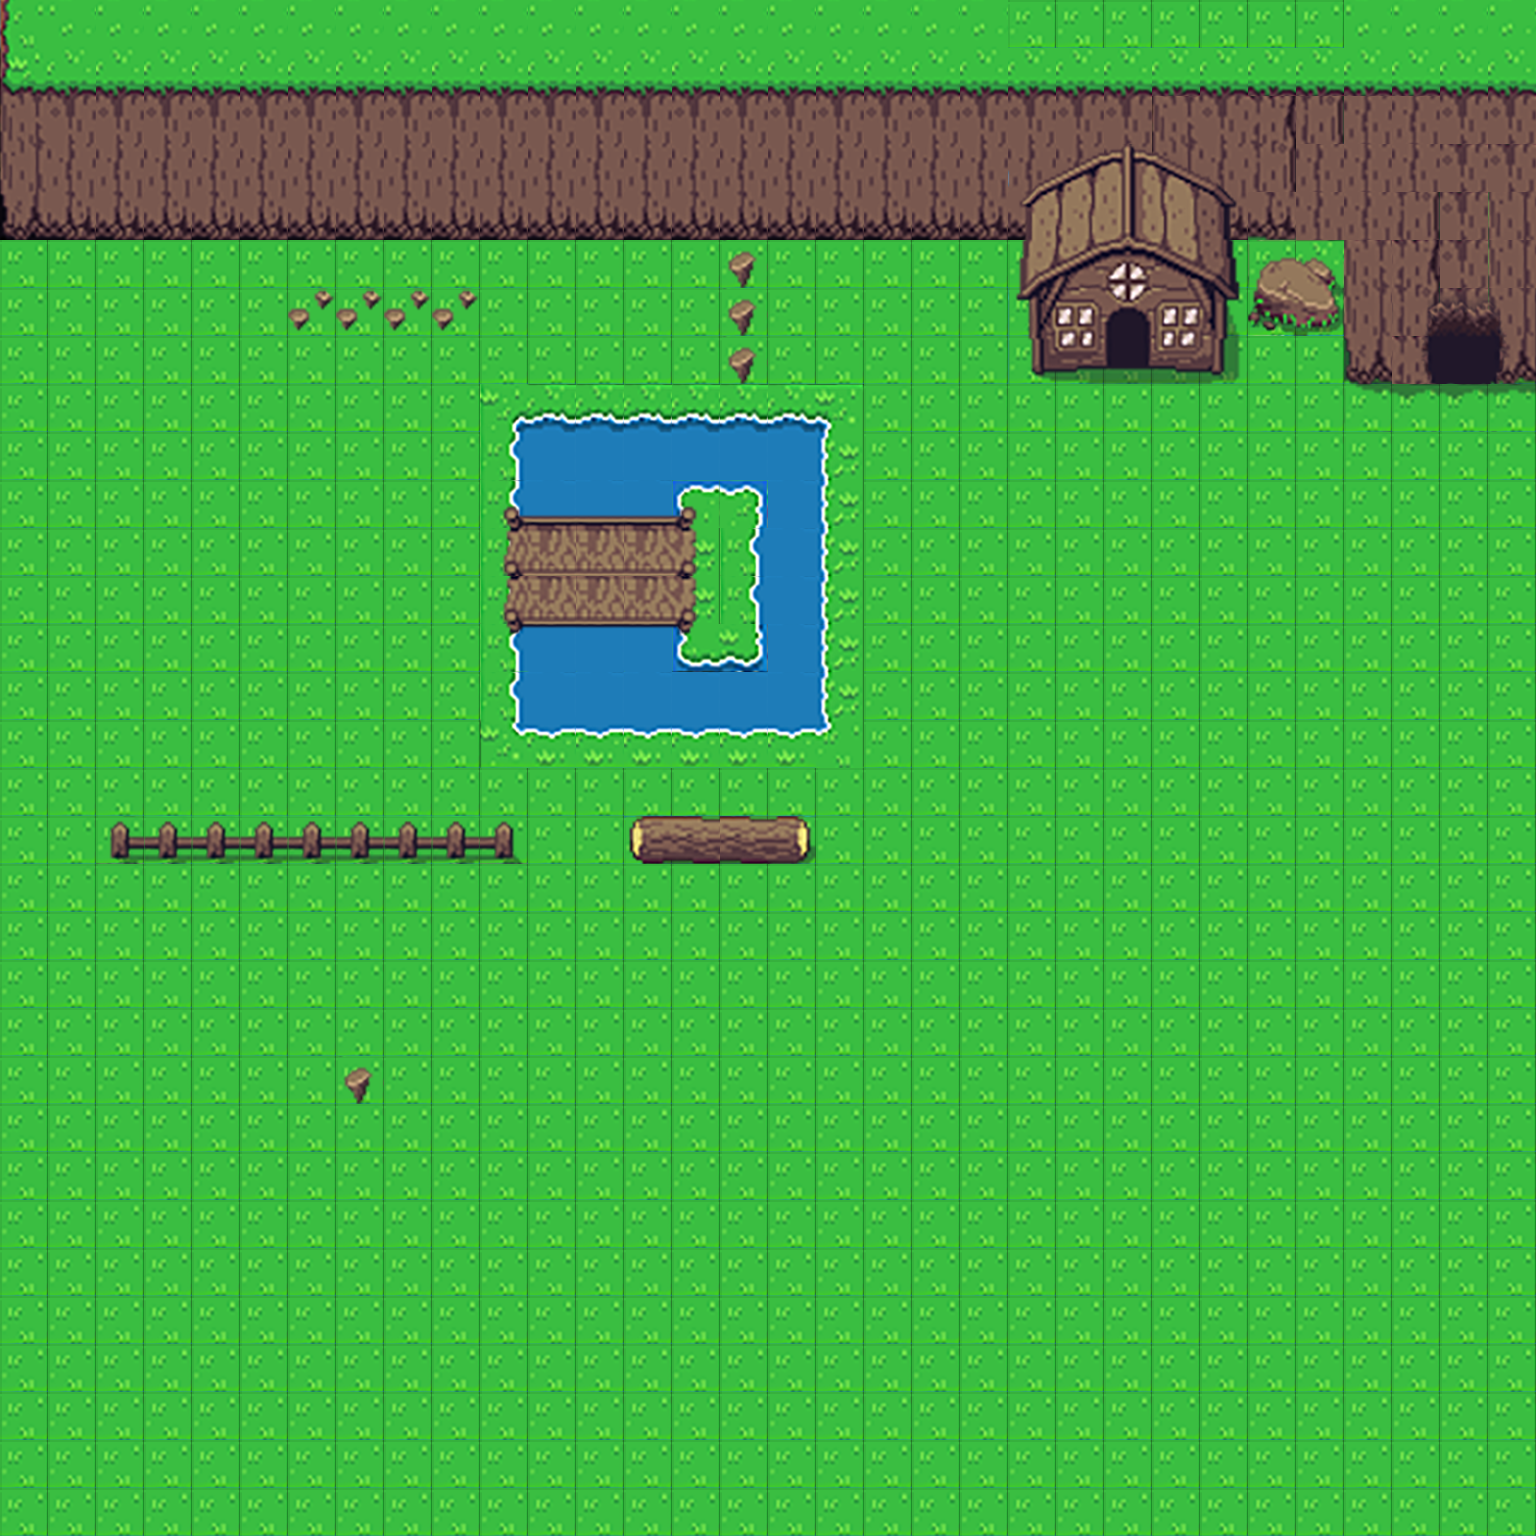

A 2D game scene composited from a Tiled map and its tileset images. What follows is a short description and the map's XML, with each tile layer's data collapsed to a summary:
An orthogonal 32x32 tile map with 48x48 px tiles, 3 tile layers (Tile Layer 1, Tile Layer 2, Tile Layer 3) and 22 objects (13x barrier, 4x enemy, 3x hazard, warpZone1, warpZone2).

<map version="1.8" tiledversion="1.8.6" orientation="orthogonal" renderorder="right-down" width="32" height="32" tilewidth="48" tileheight="48" infinite="0" nextlayerid="6" nextobjectid="43">
 <tileset firstgid="1" name="Overworld1" tilewidth="48" tileheight="48" tilecount="1440" columns="40">
  <image source="Overworld1.png" width="1920" height="1728" />
 </tileset>
 <layer id="1" name="Tile Layer 1" width="32" height="32">
  <data>[1024 cells, 1024 non-empty, 27 distinct tile ids]</data>
 </layer>
 <layer id="2" name="Tile Layer 2" width="32" height="32">
  <data>[1024 cells, 100 non-empty, 58 distinct tile ids]</data>
 </layer>
 <layer id="5" name="Tile Layer 3" width="32" height="32">
  <data>[1024 cells, 31 non-empty, 17 distinct tile ids]</data>
 </layer>
 <objectgroup id="3" name="Object Layer 1">
  <object id="1" type="barrier" x="100.076" y="816.783" width="416.695" height="45.2337" />
  <object id="3" type="barrier" x="508.667" y="416" width="322.667" height="74" />
  <object id="4" type="hazard" x="727.333" y="244.667" width="29.3333" height="136.667" />
  <object id="5" type="hazard" x="288.667" y="285.333" width="193.333" height="46" />
  <object id="6" type="barrier" x="514.666" y="659" width="298.667" height="76.6667" />
  <object id="7" type="barrier" x="762.667" y="418.667" width="69.3333" height="316" />
  <object id="9" type="barrier" x="513.333" y="622.667" width="173.333" height="46.6667" />
  <object id="11" type="barrier" x="512" y="481.333" width="172" height="37.3333" />
  <object id="12" type="barrier" x="625.333" y="808" width="189.333" height="54.6667" />
  <object id="14" type="barrier" x="-2.66667" y="-4" width="1541.33" height="241.333" />
  <object id="16" type="barrier" x="1017.33" y="202.667" width="81.3333" height="168" />
  <object id="17" type="barrier" x="1156" y="198.667" width="80" height="176" />
  <object id="19" type="barrier" x="1252" y="246.667" width="88" height="88" />
  <object id="21" type="barrier" x="1342.67" y="221.333" width="88" height="164" />
  <object id="23" type="barrier" x="1497.33" y="209.333" width="57.3333" height="174.667" />
  <object id="24" type="warpZone1" x="1094.67" y="284" width="68" height="90.6667" />
  <object id="25" type="warpZone2" x="1422.67" y="286.667" width="88" height="101.333" />
  <object id="32" type="enemy" x="289.333" y="661.333" width="68" height="48" />
  <object id="33" type="enemy" x="1031.33" y="606.667" width="68" height="48" />
  <object id="34" type="enemy" x="1308.67" y="598.667" width="68" height="48" />
  <object id="35" type="hazard" x="330.667" y="1049.33" width="52" height="50.6667" />
  <object id="41" type="enemy" x="86.6667" y="532" width="101.333" height="174.667" />
 </objectgroup>
</map>